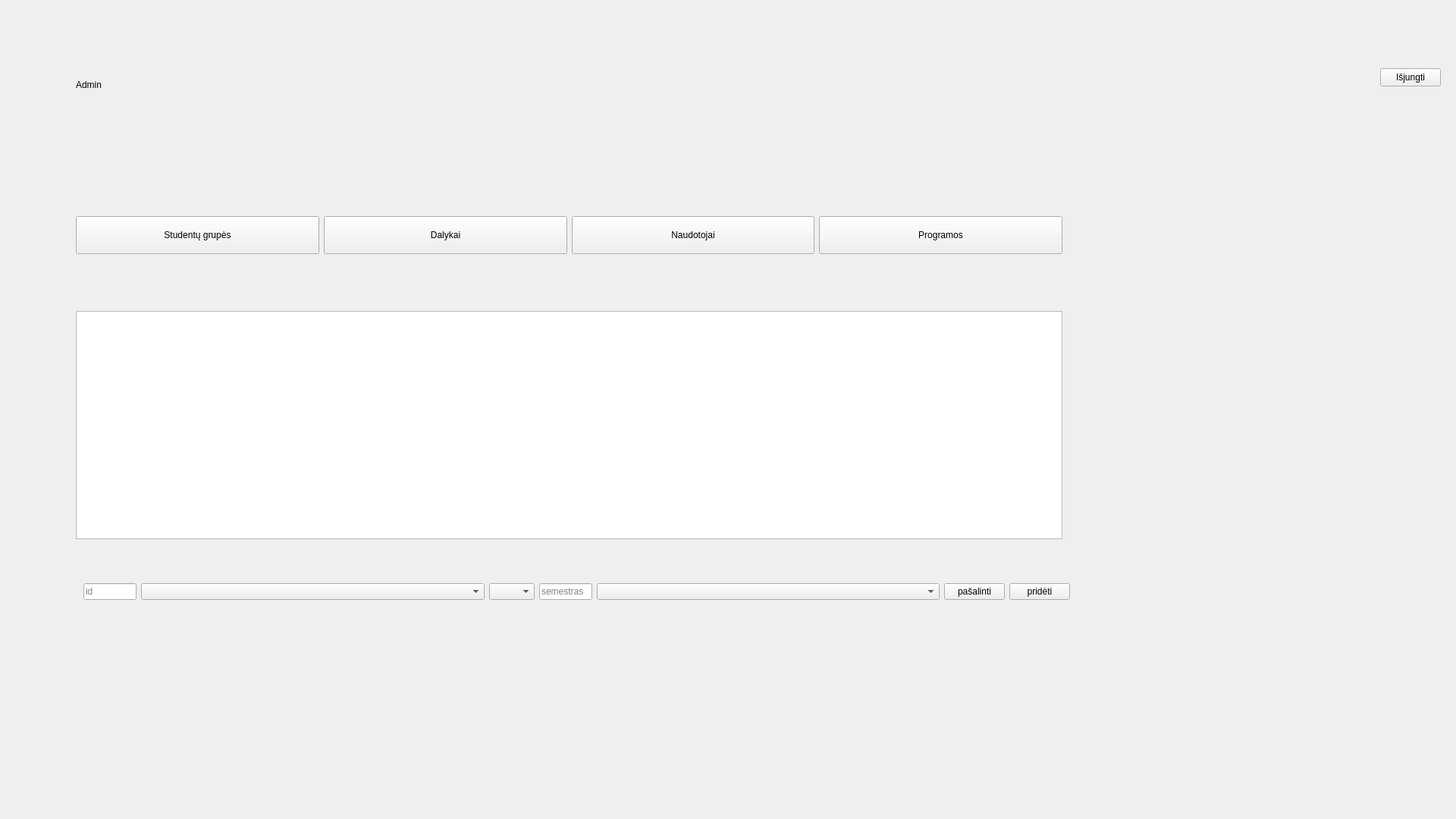
<?xml version="1.0" encoding="UTF-8"?>
<ui version="4.0">
 <class>adminwindow</class>
 <widget class="QMainWindow" name="adminwindow">
  <property name="geometry">
   <rect>
    <x>0</x>
    <y>0</y>
    <width>1920</width>
    <height>1080</height>
   </rect>
  </property>
  <property name="minimumSize">
   <size>
    <width>1920</width>
    <height>1080</height>
   </size>
  </property>
  <property name="maximumSize">
   <size>
    <width>1920</width>
    <height>1080</height>
   </size>
  </property>
  <property name="windowTitle">
   <string>MainWindow</string>
  </property>
  <widget class="QWidget" name="centralwidget">
   <widget class="QWidget" name="verticalLayoutWidget">
    <property name="geometry">
     <rect>
      <x>100</x>
      <y>90</y>
      <width>281</width>
      <height>141</height>
     </rect>
    </property>
    <layout class="QVBoxLayout" name="verticalLayout_2">
     <item>
      <widget class="QLabel" name="label">
       <property name="text">
        <string>Admin</string>
       </property>
      </widget>
     </item>
     <item>
      <widget class="QLabel" name="vardas">
       <property name="text">
        <string/>
       </property>
      </widget>
     </item>
     <item>
      <widget class="QLabel" name="pavarde">
       <property name="text">
        <string/>
       </property>
      </widget>
     </item>
    </layout>
   </widget>
   <widget class="QWidget" name="horizontalLayoutWidget">
    <property name="geometry">
     <rect>
      <x>100</x>
      <y>270</y>
      <width>1301</width>
      <height>80</height>
     </rect>
    </property>
    <layout class="QHBoxLayout" name="horizontalLayout">
     <item>
      <widget class="QPushButton" name="pushButton_4">
       <property name="minimumSize">
        <size>
         <width>0</width>
         <height>50</height>
        </size>
       </property>
       <property name="text">
        <string>Studentų grupės</string>
       </property>
      </widget>
     </item>
     <item>
      <widget class="QPushButton" name="dalykai">
       <property name="minimumSize">
        <size>
         <width>0</width>
         <height>50</height>
        </size>
       </property>
       <property name="text">
        <string>Dalykai</string>
       </property>
      </widget>
     </item>
     <item>
      <widget class="QPushButton" name="naudotojai">
       <property name="minimumSize">
        <size>
         <width>0</width>
         <height>50</height>
        </size>
       </property>
       <property name="text">
        <string>Naudotojai</string>
       </property>
      </widget>
     </item>
     <item>
      <widget class="QPushButton" name="programos">
       <property name="minimumSize">
        <size>
         <width>0</width>
         <height>50</height>
        </size>
       </property>
       <property name="text">
        <string>Programos</string>
       </property>
      </widget>
     </item>
    </layout>
   </widget>
   <widget class="QTableView" name="tableView">
    <property name="geometry">
     <rect>
      <x>100</x>
      <y>410</y>
      <width>1301</width>
      <height>301</height>
     </rect>
    </property>
   </widget>
   <widget class="QLabel" name="error">
    <property name="geometry">
     <rect>
      <x>100</x>
      <y>730</y>
      <width>331</width>
      <height>16</height>
     </rect>
    </property>
    <property name="text">
     <string/>
    </property>
   </widget>
   <widget class="QStackedWidget" name="widgets">
    <property name="geometry">
     <rect>
      <x>100</x>
      <y>740</y>
      <width>1311</width>
      <height>80</height>
     </rect>
    </property>
    <property name="currentIndex">
     <number>1</number>
    </property>
    <widget class="QWidget" name="page_3">
     <widget class="QWidget" name="addnaudotojai" native="true">
      <property name="geometry">
       <rect>
        <x>10</x>
        <y>-10</y>
        <width>1301</width>
        <height>80</height>
       </rect>
      </property>
      <widget class="QWidget" name="horizontalLayoutWidget_2">
       <property name="geometry">
        <rect>
         <x>0</x>
         <y>10</y>
         <width>1301</width>
         <height>80</height>
        </rect>
       </property>
       <layout class="QHBoxLayout" name="addnaudotojas">
        <item>
         <widget class="QLineEdit" name="addid">
          <property name="placeholderText">
           <string>id</string>
          </property>
         </widget>
        </item>
        <item>
         <widget class="QLineEdit" name="addvardas">
          <property name="placeholderText">
           <string>vardas</string>
          </property>
         </widget>
        </item>
        <item>
         <widget class="QLineEdit" name="addpavarde">
          <property name="placeholderText">
           <string>pavarde</string>
          </property>
         </widget>
        </item>
        <item>
         <widget class="QLineEdit" name="addtel">
          <property name="placeholderText">
           <string>tel nr</string>
          </property>
         </widget>
        </item>
        <item>
         <widget class="QLineEdit" name="addemail">
          <property name="placeholderText">
           <string>email</string>
          </property>
         </widget>
        </item>
        <item>
         <widget class="QLineEdit" name="addkodas">
          <property name="placeholderText">
           <string>asmens kodas</string>
          </property>
         </widget>
        </item>
        <item>
         <widget class="QLineEdit" name="addtipas">
          <property name="placeholderText">
           <string>tipas</string>
          </property>
         </widget>
        </item>
        <item>
         <widget class="QPushButton" name="pasalinti">
          <property name="text">
           <string>pašalinti</string>
          </property>
         </widget>
        </item>
        <item>
         <widget class="QPushButton" name="prideti">
          <property name="text">
           <string>pridėti</string>
          </property>
         </widget>
        </item>
       </layout>
      </widget>
     </widget>
    </widget>
    <widget class="QWidget" name="page">
     <widget class="QWidget" name="horizontalLayoutWidget_4">
      <property name="geometry">
       <rect>
        <x>10</x>
        <y>0</y>
        <width>1301</width>
        <height>80</height>
       </rect>
      </property>
      <layout class="QHBoxLayout" name="adddalykai_2">
       <item>
        <widget class="QLineEdit" name="addid_3">
         <property name="maximumSize">
          <size>
           <width>70</width>
           <height>16777215</height>
          </size>
         </property>
         <property name="placeholderText">
          <string>id</string>
         </property>
        </widget>
       </item>
       <item>
        <widget class="QComboBox" name="dalykaslist"/>
       </item>
       <item>
        <widget class="QComboBox" name="programoslist">
         <property name="maximumSize">
          <size>
           <width>60</width>
           <height>16777215</height>
          </size>
         </property>
        </widget>
       </item>
       <item>
        <widget class="QLineEdit" name="semestras">
         <property name="maximumSize">
          <size>
           <width>70</width>
           <height>16777215</height>
          </size>
         </property>
         <property name="placeholderText">
          <string>semestras</string>
         </property>
        </widget>
       </item>
       <item>
        <widget class="QComboBox" name="mokytojaslist"/>
       </item>
       <item>
        <widget class="QPushButton" name="pasalinti_3">
         <property name="maximumSize">
          <size>
           <width>80</width>
           <height>16777215</height>
          </size>
         </property>
         <property name="text">
          <string>pašalinti</string>
         </property>
        </widget>
       </item>
       <item>
        <widget class="QPushButton" name="prideti_3">
         <property name="maximumSize">
          <size>
           <width>80</width>
           <height>16777215</height>
          </size>
         </property>
         <property name="text">
          <string>pridėti</string>
         </property>
        </widget>
       </item>
      </layout>
     </widget>
    </widget>
    <widget class="QWidget" name="page_4">
     <widget class="QWidget" name="horizontalLayoutWidget_3">
      <property name="geometry">
       <rect>
        <x>10</x>
        <y>0</y>
        <width>1301</width>
        <height>80</height>
       </rect>
      </property>
      <layout class="QHBoxLayout" name="adddalykai">
       <item>
        <widget class="QLineEdit" name="addid_2">
         <property name="maximumSize">
          <size>
           <width>70</width>
           <height>16777215</height>
          </size>
         </property>
         <property name="placeholderText">
          <string>id</string>
         </property>
        </widget>
       </item>
       <item>
        <widget class="QLineEdit" name="adddalykas">
         <property name="maximumSize">
          <size>
           <width>400</width>
           <height>16777215</height>
          </size>
         </property>
         <property name="placeholderText">
          <string>dalyko pavadinimas</string>
         </property>
        </widget>
       </item>
       <item>
        <widget class="QLineEdit" name="addaprasas">
         <property name="text">
          <string/>
         </property>
         <property name="placeholderText">
          <string>aprašas</string>
         </property>
        </widget>
       </item>
       <item>
        <widget class="QPushButton" name="pasalinti_2">
         <property name="text">
          <string>pašalinti</string>
         </property>
        </widget>
       </item>
       <item>
        <widget class="QPushButton" name="prideti_2">
         <property name="text">
          <string>pridėti</string>
         </property>
        </widget>
       </item>
      </layout>
     </widget>
    </widget>
    <widget class="QWidget" name="page_2">
     <widget class="QWidget" name="horizontalLayoutWidget_5">
      <property name="geometry">
       <rect>
        <x>10</x>
        <y>0</y>
        <width>1301</width>
        <height>80</height>
       </rect>
      </property>
      <layout class="QHBoxLayout" name="adddalykai_3">
       <item>
        <widget class="QPushButton" name="pushButton">
         <property name="text">
          <string>Order by ID</string>
         </property>
        </widget>
       </item>
       <item>
        <widget class="QPushButton" name="pushButton_2">
         <property name="text">
          <string>Order by GROUP</string>
         </property>
        </widget>
       </item>
       <item>
        <widget class="QLineEdit" name="addid_4">
         <property name="maximumSize">
          <size>
           <width>70</width>
           <height>16777215</height>
          </size>
         </property>
         <property name="placeholderText">
          <string>id</string>
         </property>
        </widget>
       </item>
       <item>
        <widget class="QComboBox" name="studentaslist"/>
       </item>
       <item>
        <widget class="QComboBox" name="grupelist"/>
       </item>
       <item>
        <widget class="QPushButton" name="pasalinti_4">
         <property name="maximumSize">
          <size>
           <width>80</width>
           <height>16777215</height>
          </size>
         </property>
         <property name="text">
          <string>pašalinti</string>
         </property>
        </widget>
       </item>
       <item>
        <widget class="QPushButton" name="prideti_4">
         <property name="maximumSize">
          <size>
           <width>80</width>
           <height>16777215</height>
          </size>
         </property>
         <property name="text">
          <string>pridėti</string>
         </property>
        </widget>
       </item>
      </layout>
     </widget>
    </widget>
   </widget>
   <widget class="QLabel" name="label_2">
    <property name="geometry">
     <rect>
      <x>1790</x>
      <y>0</y>
      <width>131</width>
      <height>71</height>
     </rect>
    </property>
    <property name="text">
     <string/>
    </property>
    <property name="pixmap">
     <pixmap>../../Downloads/Screenshot_11.png</pixmap>
    </property>
    <property name="scaledContents">
     <bool>true</bool>
    </property>
   </widget>
   <widget class="QLabel" name="label_3">
    <property name="geometry">
     <rect>
      <x>0</x>
      <y>0</y>
      <width>1791</width>
      <height>71</height>
     </rect>
    </property>
    <property name="text">
     <string/>
    </property>
    <property name="pixmap">
     <pixmap>../../Downloads/Screenshot_13.png</pixmap>
    </property>
    <property name="scaledContents">
     <bool>true</bool>
    </property>
    <property name="wordWrap">
     <bool>false</bool>
    </property>
   </widget>
   <widget class="QPushButton" name="pushButton_3">
    <property name="geometry">
     <rect>
      <x>1820</x>
      <y>90</y>
      <width>80</width>
      <height>24</height>
     </rect>
    </property>
    <property name="text">
     <string>Išjungti</string>
    </property>
   </widget>
  </widget>
 </widget>
 <resources/>
 <connections/>
</ui>
